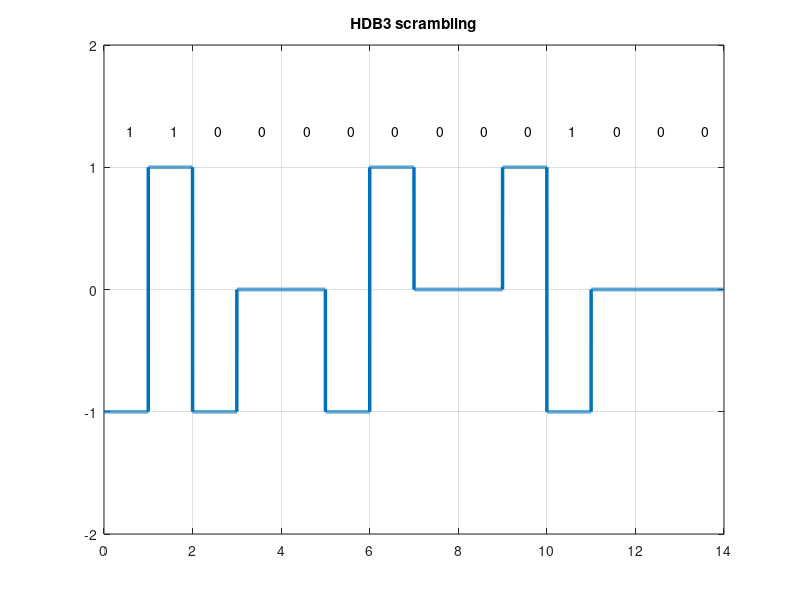

This figure's MATLAB source:
clc
clear all
close all

data = [1 1 0 0 0 0 0 0 0 0 1 0 0 0]

n = 1000;

T = length(data);

N = n*length(data);

dt = T/N;

t = 0:dt:T;

x = zeros(1,length(t));

counter = 0;
lastbit = 1;
pulse = 0;
for i=1:length(data)
  if data(i)==0
    counter = counter + 1;
    if counter==4
      if(mod(pulse, 2)==0)
        x((i-1-3)*n+1:(i-3)*n) = -lastbit;
        lastbit = -lastbit;
        x((i-1-2)*n+1:(i-2)*n) = 0;
        x((i-1-1)*n+1:(i-1)*n) = 0;
        x((i-1)*n+1:i*n) = lastbit;
        counter = 0;
        pulse = 0;
      else
        x((i-1-3)*n+1:(i-3)*n) = 0;
        x((i-1-2)*n+1:(i-2)*n) = 0;
        x((i-1-1)*n+1:(i-1)*n) = 0;
        x((i-1)*n+1:i*n) = lastbit;
        counter = 0;
        pulse = 0;
      end
    end
  else
    counter = 0;
    x((i-1)*n+1:i*n) = -lastbit;
    lastbit = -lastbit;
    pulse = pulse + 1;
  end
end


plot(t, x,'lineWidth', 2.5), axis([0,T,-2,2]);

title('HDB3 scrambling');
grid on;

xAxis = 0;
yAxis = 1.3;

bits = dec2bin(data);

for i = 1:T
    xAxis = i - 0.5;
    text(xAxis,yAxis, num2str(bits(i)));
end


